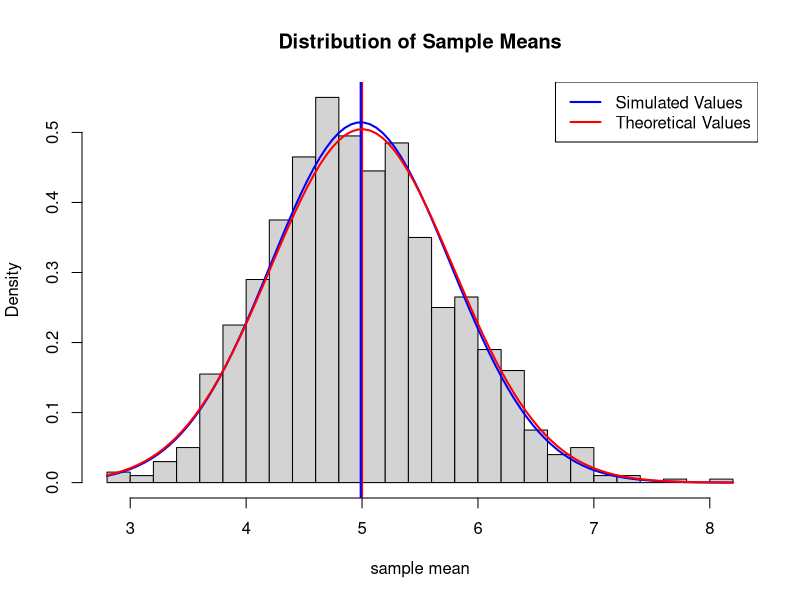
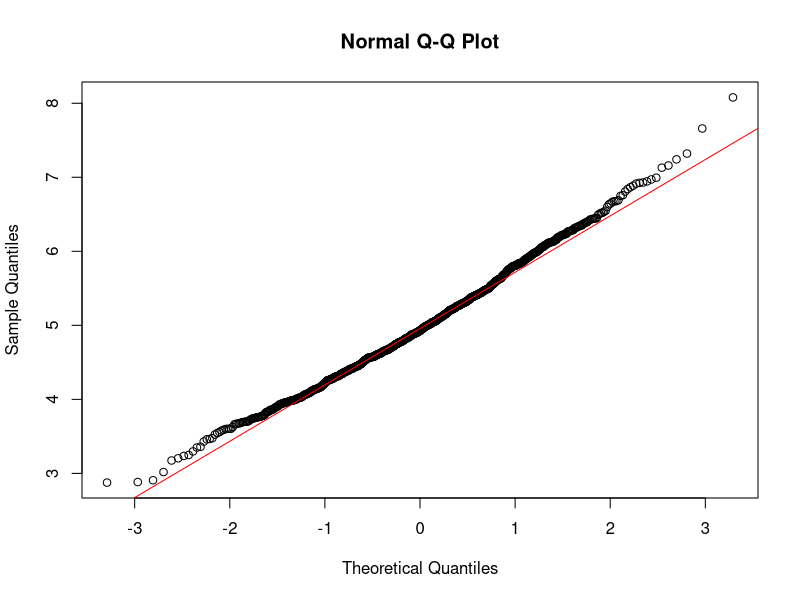

The R source for these figures, in order:
#In this project we will investigate the exponential distribution in R and compare it with the Central Limit Theorem. We will perform 1000 simulations, each of consisting of 40 exponentials.

#We will investigate the following the following:
#1. Compare the sample mean to the theoretical mean of the distribution
#2. Compare the sample mean variance with the theoretical mean variance of the distribution
#3. Show that the distribution is approximately normal

#First we create the variables for our project
lambda<- 0.2
n<-40
no_sims<-1000
set.seed(3231)


#Investigation 1
expected_mean <- 1/lambda
expected_mean

sample_means <-replicate(no_sims ,mean(rexp(n, lambda)))
mean_of_means <- mean(sample_means)
mean_of_means

#The sample mean is 4.988 which is very close to the theoretical mean of 5

#Investigation 2
expected_sd<-(1/lambda)/sqrt(n)
expected_sd

sample_means_sd<-sd(sample_means)
sample_means_sd

#Sample mean variance is 0.775 which is very close to the theoretical mean variance of 0.791


#Investigation 3
#Lets plot our results
hist(sample_means,main="Distribution of Sample Means",xlab="sample mean",ylab="Density",breaks=25,freq=FALSE)
abline(v= expected_mean,col="red",lwd=2)
abline(v= mean_of_means,col="blue",lwd=2)
curve(dnorm(x, mean= mean_of_means, sd= sample_means_sd), col="blue", lwd=2, add=TRUE)
curve(dnorm(x, mean= expected_mean, sd= expected_sd), col="red", lwd=2, add=TRUE)
legend('topright', c("Simulated Values", "Theoretical Values"),col=c("blue","red"),lwd=2)

#Looking at the distribution of Sample means we can see that it rather matches the normal distribution plotted using the theoretical mean and sample variance values(red curved line). To verify this even more we can plot the QQ-Plot. We can see that the theoretical quantiles closely match the sample quantiless

qqnorm(sample_means,main ="Normal Q-Q Plot")
qqline(sample_means, col = "red")
 

 


